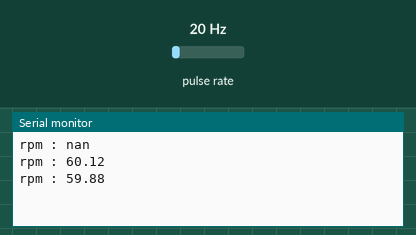
Simulated run of this sketch. Board: Arduino Uno, built with avr-gcc and run on an emulated ATmega328P. Parts: the last lines printed to the serial monitor. Wiring (inferred from the names in the program): pulse sensor: data pin 2. Inputs (shaded band) come from the test bench; at power-on: pulse rate 20 Hz.

Above: at 1.2 s.
1.3 s: pulse rate (sensor on pin 2) set to 4 Hz
At 1.9 s:
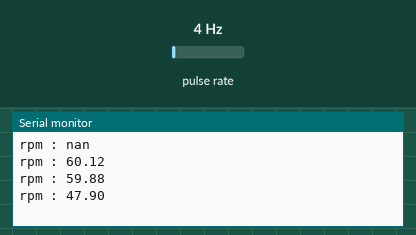
2.8 s: pulse rate (sensor on pin 2) set to 50 Hz
At 3.4 s:
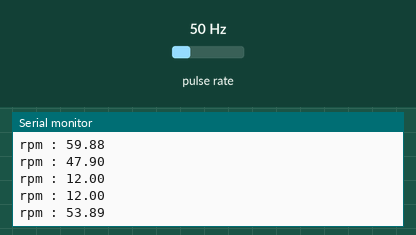
Timing chart, 0 to 5.8 s (numbered marks = the images above; inputs shaded):
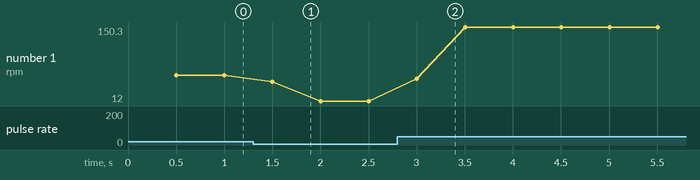

The sketch:

rpm_sensor.ino
```cpp
//this code was used when we were using mcp2515_can

#include <SPI.h>
#include <mcp2515_can.h>

const int SPEED_SENSOR_PIN = 2;
unsigned long oldtime = 0;

double rpm = 0;
unsigned long time;
unsigned long pulse;
const unsigned long pulse_per_turn = 20; // number of holes

void setup()
{
    // put your setup code here, to run once:
    Serial.begin(9600);
    pulse = 0;
    attachInterrupt(digitalPinToInterrupt(SPEED_SENSOR_PIN), count, FALLING);
}

void loop()
{
    // put your main code here, to run repeatedly:

    detachInterrupt(digitalPinToInterrupt(SPEED_SENSOR_PIN));
    time = millis() - oldtime; // find time
    double round = (double)pulse / (double)pulse_per_turn;
    rpm = round * 60.0 * 1000.0 / time; // calculate rpm

    oldtime = millis(); // save current time
    pulse = 0;
    attachInterrupt(digitalPinToInterrupt(SPEED_SENSOR_PIN), count, FALLING);

    Serial.print("rpm : ");
    Serial.println(rpm);
    delay(500);
}

void count()
{
    pulse++;
}
```

Measured:
- after the input at 1.3 s, the serial monitor: prints a new line after 0.20 s (image 1)
- after the input at 2.8 s, the serial monitor: prints a new line after 0.20 s (image 2)
- plotted number 1: 59.88 → 12 after the input at 1.3 s, 12 → 150 after the input at 2.8 s
